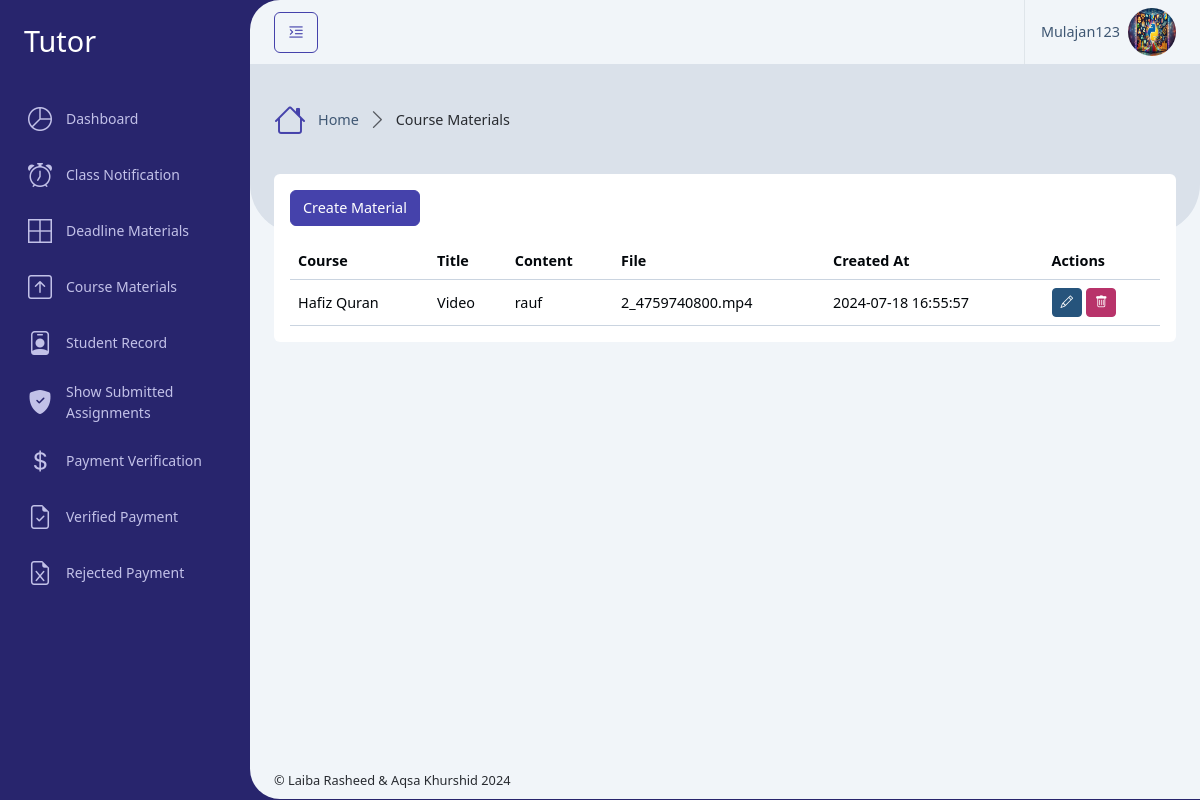
The app's page /Tutor/course_materials.php (signed in) with its own data.
### tables this page shows
CREATE TABLE `users` (
  `id` int(11) NOT NULL,
  `username` varchar(50) NOT NULL,
  `email` varchar(100) NOT NULL,
  `cnic` varchar(20) DEFAULT NULL,
  `date_of_birth` date DEFAULT NULL,
  `gender` varchar(20) DEFAULT NULL,
  `age` int(11) DEFAULT NULL,
  `address` varchar(255) DEFAULT NULL,
  `phone` varchar(20) DEFAULT NULL,
  `quranic_qualification` enum('Haifz','Tajweed','Tafseer','Nazra','Basic_Language_Courses','Other_Relevant_Qualification') DEFAULT 'Haifz',
  `profile_photo` varchar(255) DEFAULT NULL,
  `upload_cv` varchar(255) DEFAULT NULL,
  `password` varchar(255) NOT NULL,
  `role_id` int(11) NOT NULL,
  `isActive` tinyint(1) NOT NULL,
  `created_at` timestamp NOT NULL DEFAULT current_timestamp()
);

CREATE TABLE `course_materials` (
  `id` int(11) NOT NULL,
  `course_id` int(11) DEFAULT NULL,
  `user_id` int(11) DEFAULT NULL,
  `title` varchar(255) NOT NULL,
  `content` text DEFAULT NULL,
  `file_path` varchar(255) DEFAULT NULL,
  `created_at` timestamp NOT NULL DEFAULT current_timestamp()
);

CREATE TABLE `courses` (
  `id` int(11) NOT NULL,
  `name` varchar(255) NOT NULL,
  `description` text DEFAULT NULL,
  `price` decimal(20,2) DEFAULT NULL,
  `created_at` timestamp NOT NULL DEFAULT current_timestamp()
);

### Tutor/course_materials.php (called while the page is built, shortened)
<?php
    require '../Database/config.php';
    $user = getUserData($_SESSION['user_id']);
    $user_id = $_SESSION['user_id'];
    $sql = "SELECT course_materials.*, courses.name AS course_name FROM course_materials
            JOIN courses ON course_materials.course_id = courses.id
            WHERE course_materials.user_id = ?";
    $stmt = $conn->prepare($sql);
    $stmt->bind_param("i", $user_id);
    $stmt->execute();
    $result = $stmt->get_result();
    include '../setting/_Layout.php';
?>

### Database/config.php (called while the page is built, shortened)
<?php
    $servername = "localhost";
    $username = "root";
    $password = "";
    $dbname = "online_quran_tutor_db";
    $conn = new mysqli($servername, $username, $password, $dbname);
    function getUserData($user_id) {
        global $conn;
        $stmt = $conn->prepare("SELECT * FROM users WHERE id = ?");
        $stmt->bind_param("i", $user_id);
        $stmt->execute();
        $result = $stmt->get_result();
        return $result->fetch_assoc();
    }
?>

### Tutor/course_materials_content.php (the view, shortened to what this page needs)
<div class="row">
    <div class="col-xxl-12">
        <div class="card mb-4">
            <div class="card-body">
                <button class="btn btn-primary mb-3" data-bs-toggle="modal" data-bs-target="#createMaterialModal">Create Material</button>
                <div class="table-responsive">
                    <table class="table align-middle table-hover m-0">
                        <thead>
                            <tr>
                                <th scope="col">Course</th>
                                <th scope="col">Title</th>
                                <th scope="col">Content</th>
                                <th scope="col">File</th>
                                <th scope="col">Created At</th>
                                <th scope="col">Actions</th>
                            </tr>
                        </thead>
                        <tbody>
                            <?php
                            if ($result->num_rows > 0) {
                                while ($row = $result->fetch_assoc()) {
                            ?>
                                    <tr>
                                        <td><?php echo htmlspecialchars($row['course_name']); ?></td>
                                        <td><?php echo htmlspecialchars($row['title']); ?></td>
                                        <td><?php echo htmlspecialchars($row['content']); ?></td>
                                        <td><?php echo htmlspecialchars($row['file_path']); ?></td>
                                        <td><?php echo htmlspecialchars($row['created_at']); ?></td>
                                        <td>
                                            <button class="btn btn-info btn-sm" data-bs-toggle="modal" data-bs-target="#editMaterialModal" onclick="setEditModalData(<?php echo htmlspecialchars(json_encode($row)); ?>)"><i class="bi bi-pencil"></i></button>
                                            <button class="btn btn-danger btn-sm" data-bs-toggle="modal" data-bs-target="#deleteMaterialModal" onclick="setDeleteModalData(<?php echo $row['id']; ?>)"><i class="bi bi-trash"></i></button>
                                        </td>
                                    </tr>
                                <?php
                                }
                            } else {
                                ?>
                                <tr>
                                    <td colspan="9">No materials found.</td>
                                </tr>
                            <?php
                            }
                            ?>
                        </tbody>
                    </table>
                </div>
            </div>
        </div>
    </div>
</div>

### setting/_Header.php (shortened to what this page needs)
<div class="app-header d-flex align-items-center">
    <div class="d-flex">
        <button class="btn btn-outline-primary me-2 pin-sidebar" id="pin-sidebar">
            <i class="bi bi-text-indent-left fs-5"></i>
        </button>
    </div>
    <div class="header-actions">
        <div class="dropdown ms-3">
            <a id="userSettings" class="dropdown-toggle d-flex py-2 align-items-center ps-3 border-start" href="#!"
                role="button" data-bs-toggle="dropdown" aria-expanded="false">
                <span class="d-none d-md-block me-2"><?php echo htmlspecialchars($user['username']); ?></span>
                <img src="../assets/uploads/<?php echo htmlspecialchars($user['profile_photo']); ?>" class="rounded-circle img-3x" alt="Bootstrap Gallery" />
            </a>
        </div>
    </div>
</div>

### records on screen
users: username "Mulajan123", profile_photo (picture)
course_materials: course.name "Hafiz Quran", title "Video", content "rauf", file_path "2_4759740800.mp4", created_at "2024-07-18 16:55:57"

### other values on screen
$roleTitle "Tutor"
$title "Course Materials"
